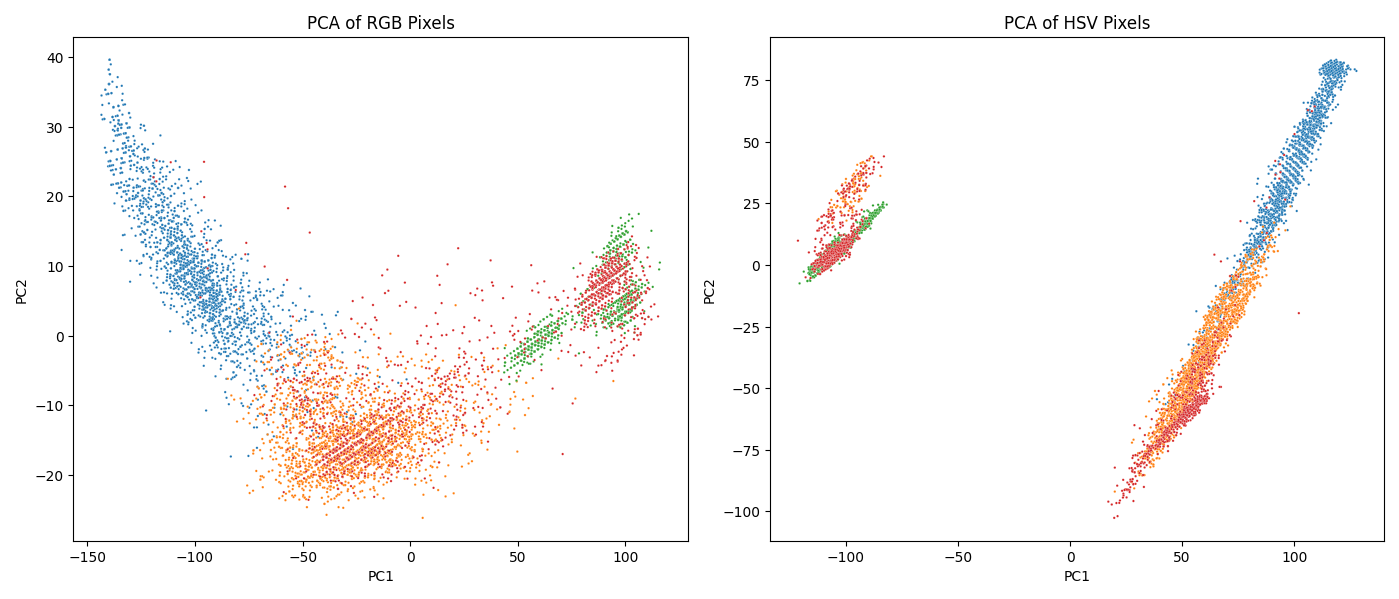
#> input picture dev/pca_of_rgb_and_hsv.png, 1399 x 599 px
$ python -i mallicksatya_floodfill.py   (imports and definitions only)
#> lines starting #> are read from the running program, lines starting #| are printed output that depends on the picture
#> further down, picture is the input picture: shape (599, 1399, 3); mean B, G, R 247.3, 248, 249.6
# floodfill for binarized b/w images
# adapted from code by Satya Mallick: https://learnopencv.com/filling-holes-in-an-image-using-opencv-python-c/

import cv2
import numpy as np

def floodfill_img(image):
    # # Read image
    # im_in = cv2.imread("bw_cells2.png", cv2.IMREAD_GRAYSCALE)

    # Threshold.
    # Set values equal to or above 220 to 0.
    # Set values below 220 to 255.

    th, im_th = cv2.threshold(image, 220, 255, cv2.THRESH_BINARY_INV)
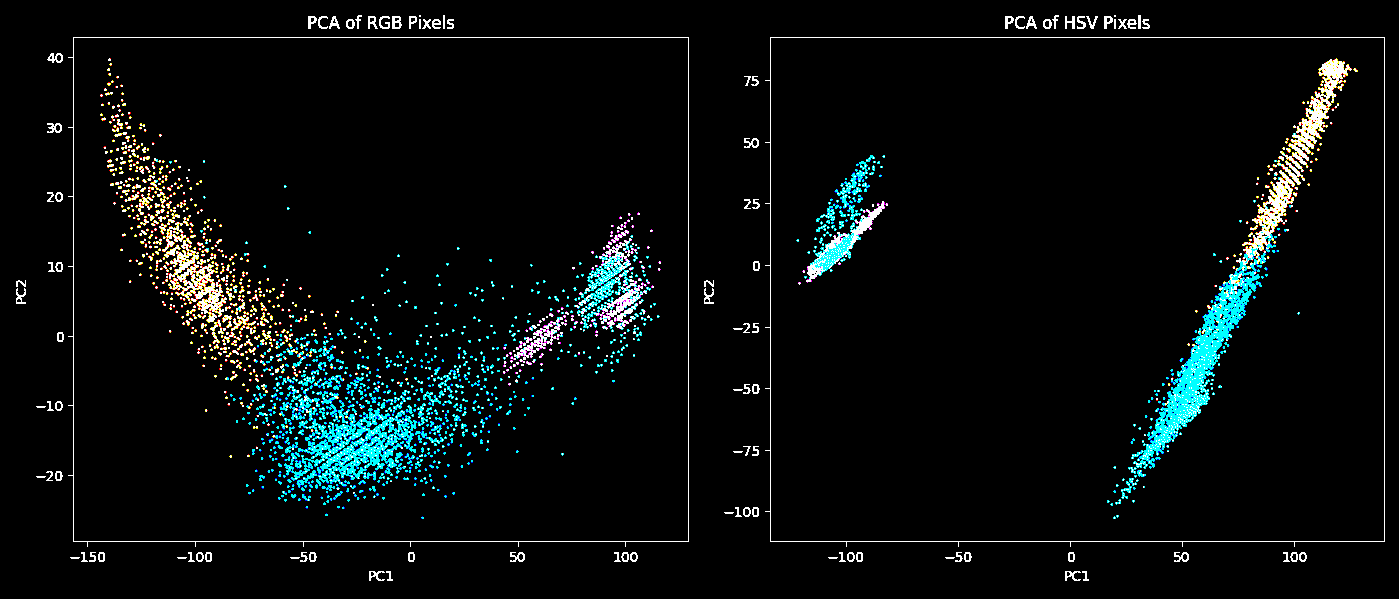
#> im_th: shape (599, 1399, 3); mean B, G, R 13.6, 13.7, 8.6

    # th, im_th = cv2.threshold(image, 220, 255, cv2.THRESH_BINARY)

    # Copy the thresholded image.
    im_floodfill = im_th.copy()

    # Mask used to flood filling.
    # Notice the size needs to be 2 pixels than the image.
    h, w = im_th.shape[:2]
#> h = 599; w = 1399
    mask = np.zeros((h+2, w+2), np.uint8)

    # Floodfill from point (0, 0)
    cv2.floodFill(im_floodfill, mask, (0,0), 255)
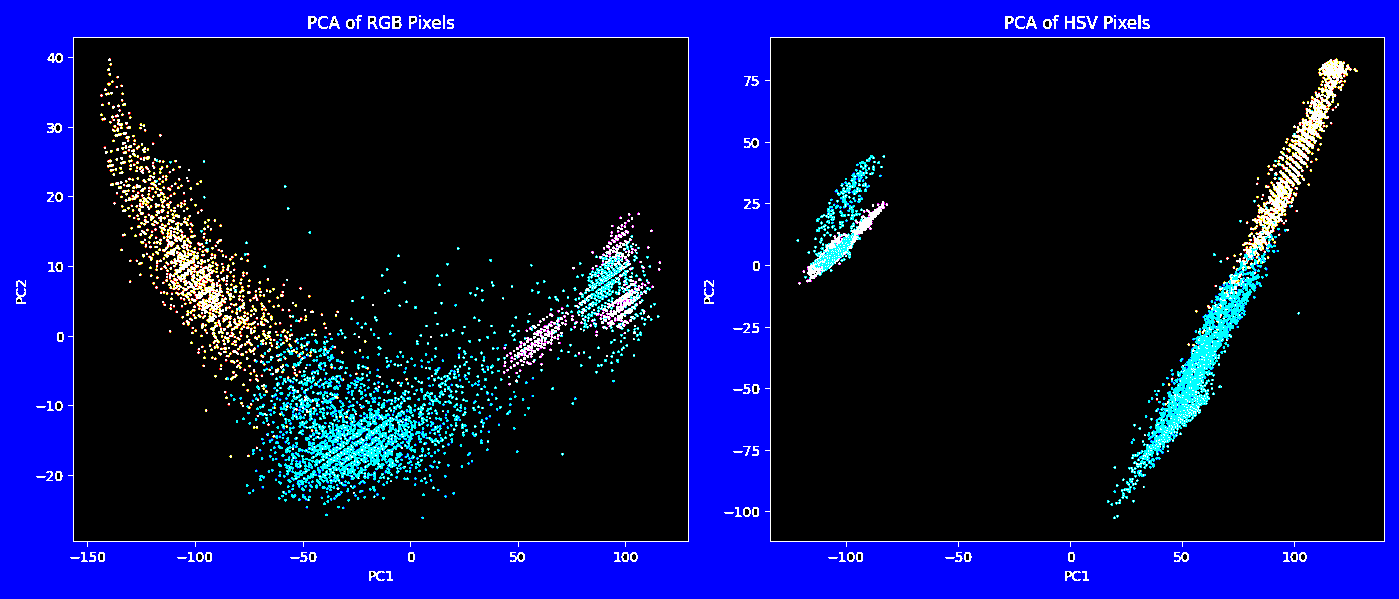
#> im_floodfill: shape (599, 1399, 3); mean B, G, R 77.8, 13.7, 8.6

    # Invert floodfilled image
    im_floodfill_inv = cv2.bitwise_not(im_floodfill)
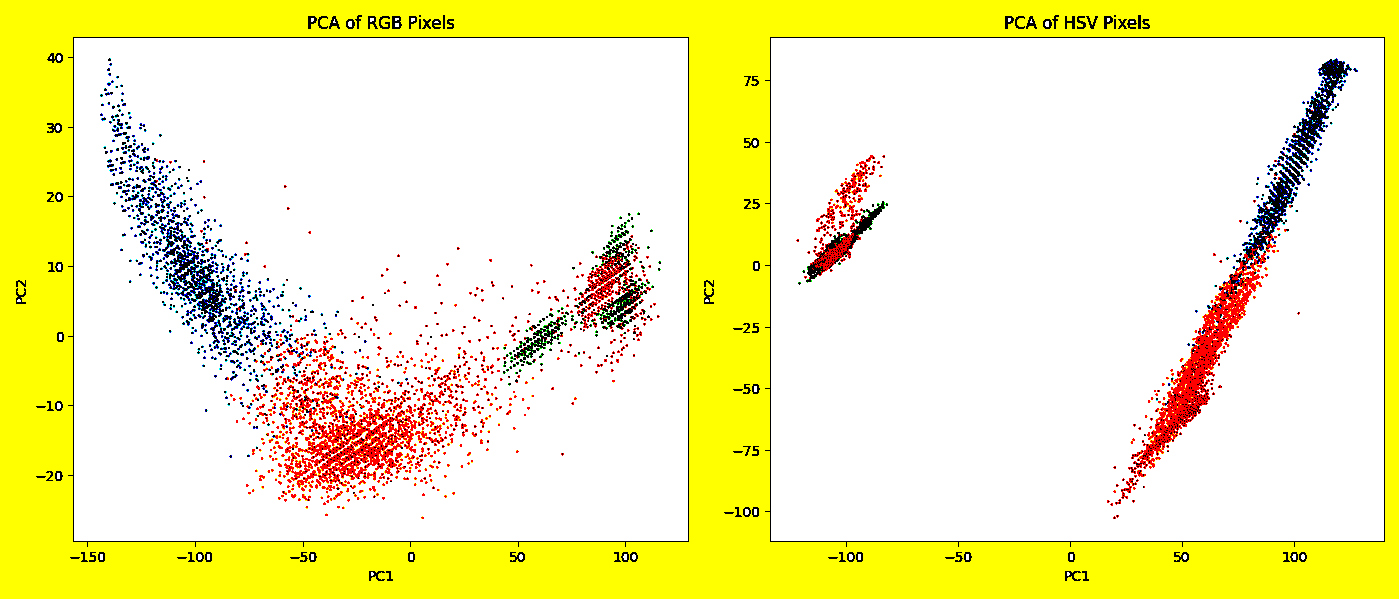
#> im_floodfill_inv: shape (599, 1399, 3); mean B, G, R 177.2, 241.3, 246.4

    # Combine the two images to get the foreground.
    im_out = im_th | im_floodfill_inv
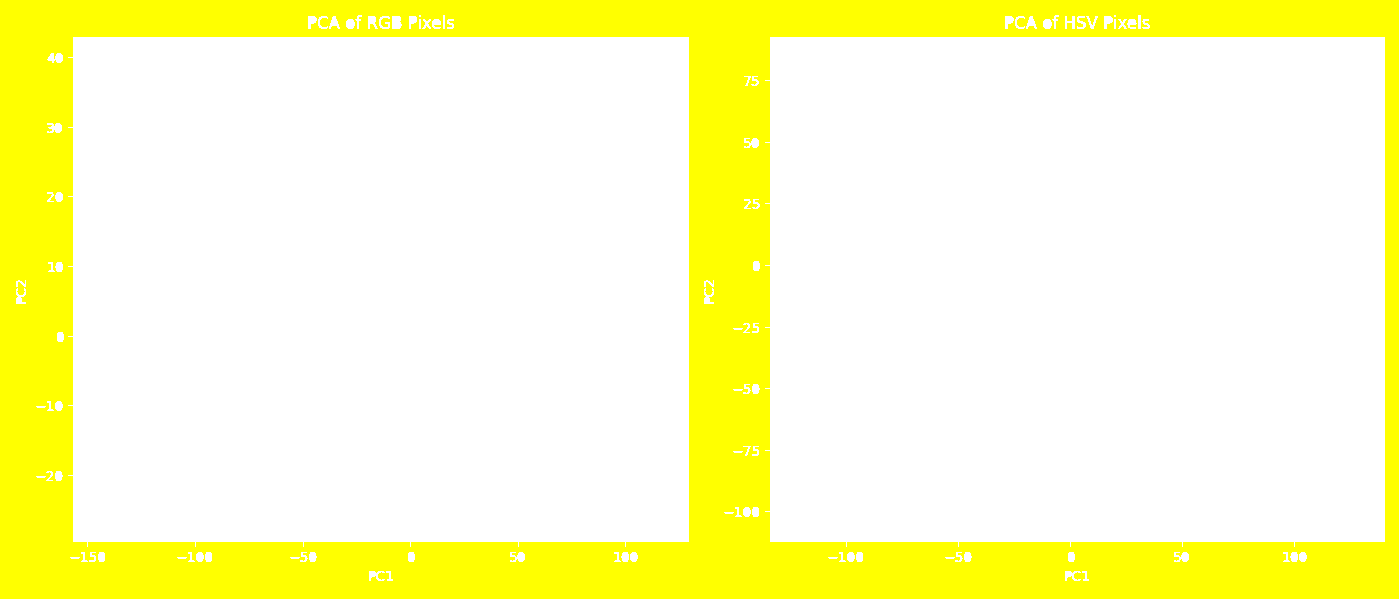
#> im_out: shape (599, 1399, 3); mean B, G, R 190.8, 255, 255

    return im_out

    # [6 lines of commented-out code are left out]

>>> import cv2
>>> picture = cv2.imread('dev/pca_of_rgb_and_hsv.png')
>>> result = floodfill_img(picture)
